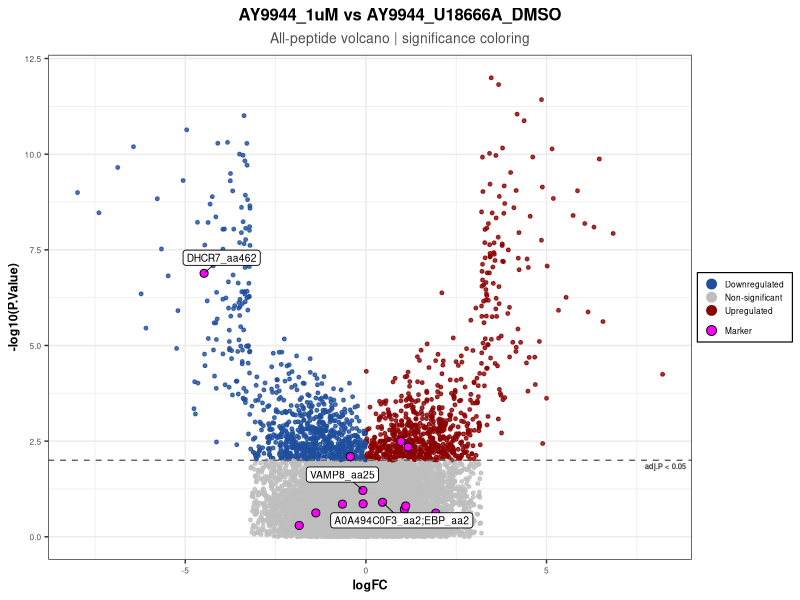

Here is the R script that generated this plot:
# PROTOTYPE (dev-only, NOT loaded by the package): adds a legend + title/subtitle
# to the static volcano export. Mirrors R/tab_pelsa_section3_helpers.R
# .pelsa_export_ggplot but maps color/fill INSIDE aes() so ggplot draws legends,
# and adds labs(title=, subtitle=). Run from repo root:
#   Rscript dev/pelsa_export_prototypes/volcano_legend_title.R
# Renders dev/pelsa_export_prototypes/volcano_legend_title_significance.png
#
# Once you're happy with the look, the same labs()/aes()/scale_*_manual() block
# gets ported into .pelsa_export_ggplot (ASCII-only in R/).

suppressMessages({
  library(ggplot2)
  library(ggrepel)
})

# ---- palette (verbatim from the package constants) --------------------------
SIG_UP   <- "darkred"
SIG_DOWN <- "#1f4e9c"
SIG_NS   <- "gray"
MARKER_FILL <- "#FF00FF"
MARKER_EDGE <- "black"
BG_ALPHA <- 0.8

# ---- synthetic volcano df resembling the real export ------------------------
set.seed(42)
n_bg <- 9000L
logFC <- rnorm(n_bg, 0, 1.4)
# heavier tails so a handful land in the significant wings
logFC[sample(n_bg, 60)] <- logFC[sample(n_bg, 60)] + sample(c(-5, 5), 60, TRUE)
base_p <- abs(rnorm(n_bg, 0, 1)) * (1 + abs(logFC) / 3)
logP <- pmax(0, base_p)                      # -log10(P.Value)
# push the wing points up
wing <- which(abs(logFC) > 3.2)
logP[wing] <- logP[wing] + runif(length(wing), 2, 7)

adjp <- 10^(-logP) * 5                        # crude adj.P proxy for cutoff demo
sig_cutoff <- 0.05
sig <- !is.na(adjp) & adjp < sig_cutoff
up   <- sig & logFC > 0
down <- sig & logFC < 0
sig_direction <- ifelse(up, "up", ifelse(down, "down", "ns"))

df <- data.frame(
  logFC = logFC, logP = logP, adj.P.Val = adjp,
  sig_direction = sig_direction,
  is_marker = FALSE,
  label = NA_character_,
  stringsAsFactors = FALSE
)

# ~15 markers scattered (mostly low-significance, like the screenshot)
mk_idx <- sample(which(logP < 2.5), 13L)
mk_hi  <- sample(which(logP > 6 & logFC < 0), 1L)   # one high marker like DHCR7
df$is_marker[c(mk_idx, mk_hi)] <- TRUE
df$label[mk_hi] <- "DHCR7_aa462"
df$label[mk_idx[1]] <- "A0A494C0F3_aa2;EBP_aa2"
df$label[mk_idx[2]] <- "VAMP8_aa25"

# dashed cutoff line (-log10 of the worst passing p) -- mimic attr(full,"y_cutoff")
y_cut <- min(df$logP[df$sig_direction != "ns"])

# ============================================================================ #
#  THE PROTOTYPE BUILD  (this is the block that ports into .pelsa_export_ggplot)
# ============================================================================ #

# Human-readable significance labels + the manual scale (fixed display order).
SIG_LABELS <- c(down = "Downregulated",
                ns   = "Non-significant",
                up   = "Upregulated")
SIG_VALUES <- c("Downregulated"   = SIG_DOWN,
                "Non-significant" = SIG_NS,
                "Upregulated"     = SIG_UP)

bg <- df[!df$is_marker, , drop = FALSE]
mk <- df[ df$is_marker, , drop = FALSE]
bg$sig_label <- factor(SIG_LABELS[bg$sig_direction], levels = names(SIG_VALUES))

contrast     <- "AY9944_1uM_over_AY9944_U18666A_DMSO"
title_txt    <- gsub("_over_", " vs ", contrast, fixed = TRUE)
subtitle_txt <- "All-peptide volcano | significance coloring"

gg <- ggplot()

# background points -- color mapped INSIDE aes so it gets a legend
gg <- gg + geom_point(
  data = bg,
  aes(x = logFC, y = logP, color = sig_label),
  alpha = BG_ALPHA, size = 1)

# dashed significance cutoff + its annotation (right end, just below the line)
if (is.finite(y_cut)) {
  gg <- gg + geom_hline(yintercept = y_cut, linetype = "dashed", color = "grey40")
  gg <- gg + annotate(
    "text", x = Inf, y = y_cut,
    label = "adj.P < 0.05", hjust = 1.15, vjust = 1.5,
    size = 2, fontface = "bold", color = "grey30")
}

# markers -- shape 21, fill mapped INSIDE aes (constant) so it gets its own legend
if (nrow(mk) > 0L) {
  gg <- gg + geom_point(
    data = mk,
    aes(x = logFC, y = logP, fill = "Marker"),
    shape = 21, size = 2.4, stroke = 0.5, color = MARKER_EDGE)
}

# marker labels -- white box, black outline + text, black segment; force=20 to
# spread crowded labels apart (see ggrepel docs).
lab <- mk[!is.na(mk$label) & nzchar(mk$label), , drop = FALSE]
if (nrow(lab) > 0L) {
  gg <- gg + geom_label_repel(
    data = lab, aes(x = logFC, y = logP, label = label),
    size = 2.6, force = 20, max.overlaps = Inf,
    fill = "white", color = "black",
    label.size = 0.3, label.padding = 0.18,
    min.segment.length = 0, segment.size = 0.3, segment.color = "black")
}

gg <- gg +
  scale_color_manual(name = NULL, values = SIG_VALUES, drop = FALSE) +
  scale_fill_manual(name = NULL, values = c("Marker" = MARKER_FILL)) +
  guides(
    color = guide_legend(order = 1, override.aes = list(size = 3, alpha = 1)),
    fill  = guide_legend(order = 2,
                         override.aes = list(shape = 21, size = 3, color = MARKER_EDGE))) +
  labs(x = "logFC", y = "-log10(P.Value)",
       title = title_txt, subtitle = subtitle_txt) +
  theme_bw() +
  theme(
    plot.title.position = "plot",   # center over the FULL figure, not the panel
    plot.title    = element_text(face = "bold", size = 12, hjust = 0.5),
    plot.subtitle = element_text(size = 10, color = "grey30", hjust = 0.5),
    axis.title = element_text(size = 9, face = "bold"),
    axis.text  = element_text(size = 6),
    legend.position = "right",
    legend.title  = element_blank(),
    legend.text   = element_text(size = 6),
    legend.key = element_blank(),
    # compact legend: small keys, tight spacing between entries/blocks
    legend.key.size   = unit(8, "pt"),
    legend.key.spacing.y = unit(1, "pt"),
    legend.spacing.y  = unit(2, "pt"),
    legend.margin     = margin(2, 4, 2, 4),
    legend.box.spacing = unit(4, "pt"),
    # black outline around the whole legend panel
    legend.box.background = element_rect(color = "black", fill = NA, linewidth = 0.4),
    legend.box.margin = margin(2, 2, 2, 2))

out <- "dev/pelsa_export_prototypes/volcano_legend_title_significance.png"
ggsave(out, gg, width = 6, height = 4.5, dpi = 300)
cat("wrote", out, "\n")
